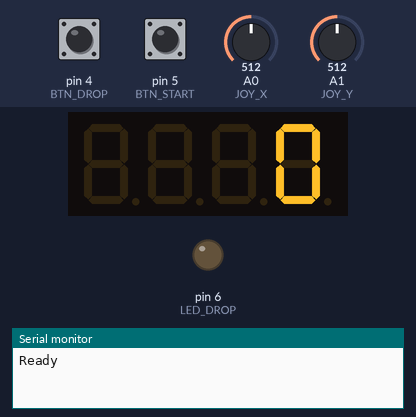
The sketch below on a simulated Arduino Uno, built with avr-gcc and run on an emulated ATmega328P. On the bench: 4-digit seven-segment display, output pins drawn as LEDs (lit = HIGH), the last lines printed to the serial monitor. Dashed ring = blinking. Inputs (shaded band) come from the test bench; at power-on: pin 4 (BTN_DROP) HIGH, pin 5 (BTN_START) HIGH, A0 (JOY_X) = 512, A1 (JOY_Y) = 512.

Above: at 1.2 s.
1.3 s: pin 4 (BTN_DROP) pulled LOW for 1 s
At 1.47 s:
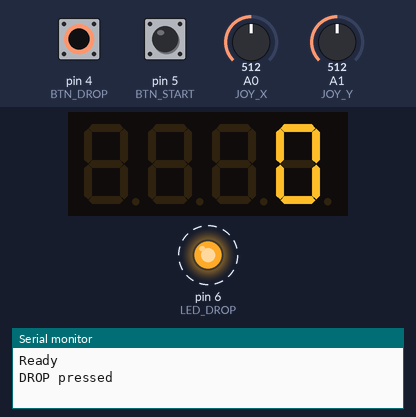
3.8 s: pin 5 (BTN_START) pulled LOW for 0.15 s
At 4.3 s:
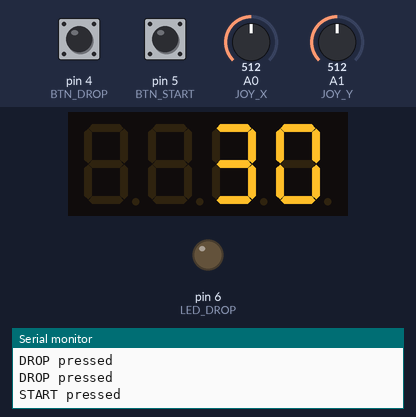
5.4 s: A0 (JOY_X) set to 688
6.9 s: A0 (JOY_X) set to 713
8.8 s: A1 (JOY_Y) set to 690
10.3 s: A1 (JOY_Y) set to 710
Timing chart, 0 to 13.3 s (numbered marks = the images above; inputs shaded):
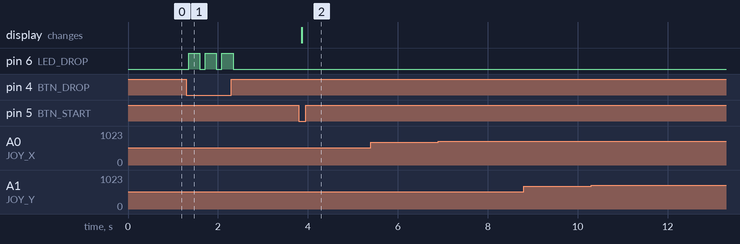

The sketch:

cranegame-controller.ino
```cpp
// =====================================================================
// CCC2026 電子工作班 - クレーンゲーム コントローラー（プロトタイプ）
// =====================================================================
// 動作確認用の土台コード。本番のゲームロジックは、このコードをベースに
// コントローラー班が実装していく。
//
// 【現在の動作】
//   - スタートボタン押下 → 7セグに "30" 表示
//   - 投下ボタン押下     → 7セグに "0" 表示 + LED が 0.25秒点灯
//   - ジョイスティック    → Serial に方向を出力
// =====================================================================

#include <TM1637Display.h>

// ===== ピン定義 =====
#define CLK 2          // 7セグ TM1637 CLK
#define DIO 3          // 7セグ TM1637 DIO

#define BTN_DROP  4    // 投下ボタン（タクトスイッチ）
#define BTN_START 5    // スタートボタン（係員用）
#define LED_DROP  6    // 投下ボタン照明用LED（220Ω 経由）

#define JOY_X A0       // ジョイスティック HORZ (X軸)
#define JOY_Y A1       // ジョイスティック VERT (Y軸)

// ===== ジョイスティックの閾値 =====
#define THRESHOLD_LOW  300
#define THRESHOLD_HIGH 700

TM1637Display display(CLK, DIO);

void setup() {
  Serial.begin(9600);

  pinMode(BTN_DROP, INPUT_PULLUP);
  pinMode(BTN_START, INPUT_PULLUP);
  pinMode(LED_DROP, OUTPUT);

  display.setBrightness(7);
  display.showNumberDec(0);

  digitalWrite(LED_DROP, LOW);    // 起動時は LED 消灯

  Serial.println("Ready");
}

void loop() {
  // ===== ボタン処理 =====
  if (digitalRead(BTN_DROP) == LOW) {
    Serial.println("DROP pressed");
    display.showNumberDec(0);

    // LED を 0.25秒だけ光らせる（簡易実装）
    // TODO: 本番ではゲーム開始時から DROP まで常時点灯
    //       投下後は3秒間点滅 → 消灯、という挙動にする
    digitalWrite(LED_DROP, HIGH);
    delay(250);
    digitalWrite(LED_DROP, LOW);
  }

  if (digitalRead(BTN_START) == LOW) {
    Serial.println("START pressed");
    display.showNumberDec(30);
    delay(200);
  }

  // ===== ジョイスティック処理（物理向きに合わせて反転済み） =====
  int x = analogRead(JOY_X);
  int y = analogRead(JOY_Y);

  String dir = "";
  if (y > THRESHOLD_HIGH) dir += "UP ";
  if (y < THRESHOLD_LOW)  dir += "DOWN ";
  if (x > THRESHOLD_HIGH) dir += "LEFT ";
  if (x < THRESHOLD_LOW)  dir += "RIGHT ";

  if (dir.length() > 0) {
    Serial.print("Joy: ");
    Serial.print(dir);
    Serial.print("  (x=");
    Serial.print(x);
    Serial.print(", y=");
    Serial.print(y);
    Serial.println(")");
  }

  delay(100);
}
```

Measured:
- after the input at 1.3 s, pin 6 (LED_DROP): alternates HIGH for 0.25 s and LOW for 0.12 s, 6 changes in all, then stays LOW, starting after 0.05 s
- after the input at 3.8 s, the display: changes after 0.06 s (image 2)
- after the input at 5.4 s, every drawn part: stays the same
